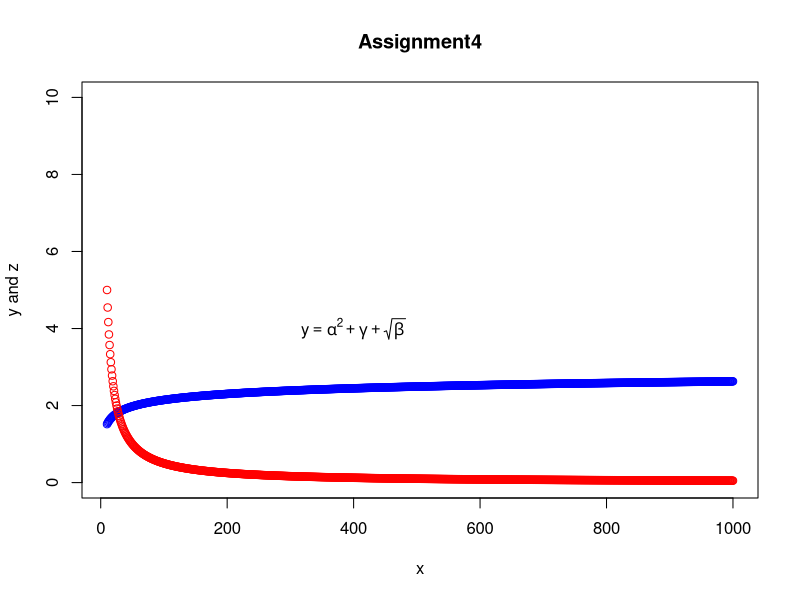

Generate this figure with R:
#Create a vector called x and place values 10 to 1000.
x<-10:1000  # creates x vector as specified

# Create a y vector that takes the square root of the log of numbers in x. 
y<-sqrt(log(x)) # creates y vector as specified

#y<-log(x)
#NOTE : The question asks to take sqrt of log values of x. However the Graph shown in the picture is log x function
#and not sqrt of log x function. I chose to proceed with the wordings given than the visuals.You can comment line 5 
#and uncomment line 7 to get the exact visualization given in assignment pdf.

#Create a z vector with values 50/x. 
z<-50/x # creates z vector as specified

#Plot x, y, and z as shown below.
plot(x,y,col="blue",xlab="",ylab="",ylim=c(0,10))
#the plot function plots values of x and y and colors them blue. xlab and y lab 
#are intentionally given empty to not label axis as of now
#ylim marks y axis from 0 to 10(setting boundary to y axis)
par(new=TRUE)
# The above command allows us to add new plot over the existing plot.It is required to plot z values in the same plot.
#The y function is plotted in blue as given by col and as a line l as given by type


plot(x,z,col="red",xlab="",ylab="",axes=FALSE,ylim=c(0,10))
#The above command plots x and z values and the x,y axes labels are intentionally kept blank.
#The z function is plotted in red as given by col and as a line l as given by type

text(400,4,expression(y==alpha^2+gamma+sqrt(beta)))
# the above command the helps plotting the expression given in the visualization in the x and y coordinate that we require
title(main="Assignment4", 
  	xlab="x", ylab="y and z")
# The above command labels the plot ,x axis and Y axis

